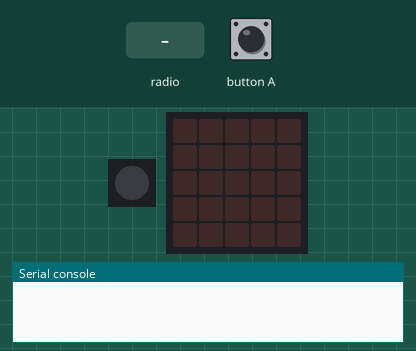
A program run on a simulated BBC micro:bit running MicroPython. On the bench: 1 RGB LEDs in strip order, left to right, the board's 5×5 LED display, the last lines printed to the serial console. The test bench sets the inputs (shaded band). No radio messages arrive unless stated (any console line starting 'radio sent:' is added by the test bench).

Above: at 1.2 s.
1.3 s: button A pressed for 0.15 s
At 2.1 s:
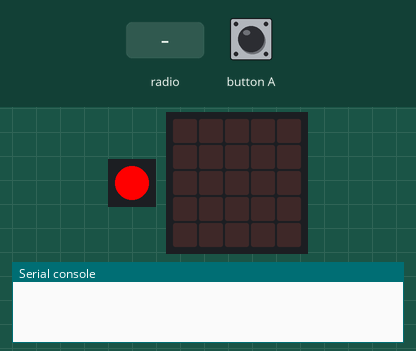
4.4 s: radio message "hello" arrives
At 5.0 s:
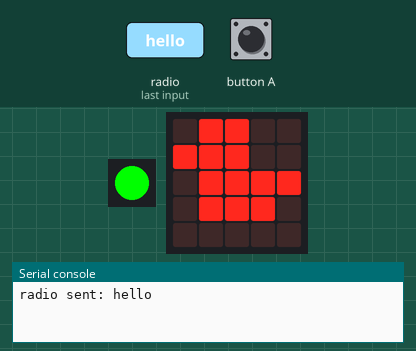
7.4 s: button A pressed for 1 s
At 9.2 s:
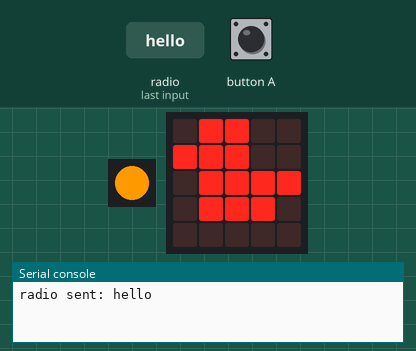
10.9 s: button A pressed for 0.15 s
At 12.7 s:
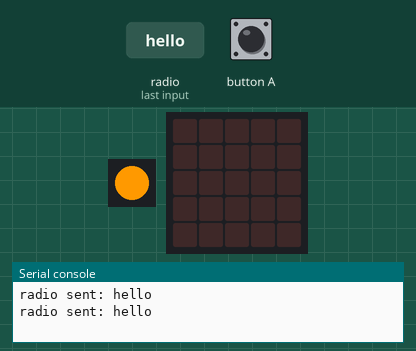
14.0 s: radio message "hello" arrives
At 14.7 s:
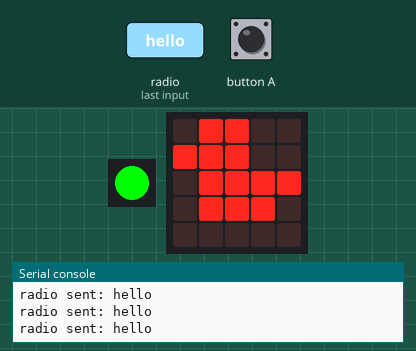
17.0 s: button A pressed for 3.2 s
At 17.8 s:
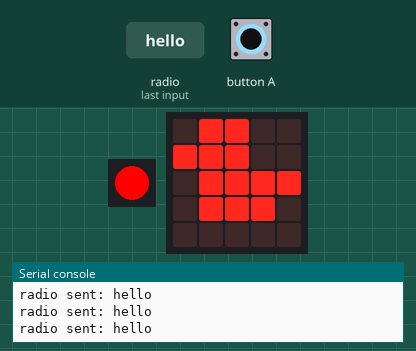
Timing chart, 0 to 20.5 s (numbered marks = the images above; inputs shaded):
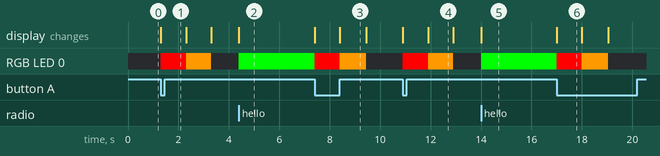

The program:

teleporting_duck_with_neopixels.py
```python
#written by Thomas Stratford inspired by Nicholas Tollervey.
#Basic Radio instructions taken from https://microbit-micropython.readthedocs.io/en/latest/tutorials/radio.html


from microbit import *
import radio
import neopixel
np = neopixel.NeoPixel(pin0, 1)

green = (0, 255, 0)
red = (255, 0, 0)
orange = (255, 153, 0)

radio.on()
while True:
    # Read any incoming messages.
    message = radio.receive()
    if message:
        np[0] = (green)
        np.show()
        display.show(Image.DUCK)
        sleep(3000)
        np.clear()
    # Button A sends a "flash" message.
    if button_a.was_pressed():
        np [0] = (red)
        np.show()
        sleep(1000)
        np [0] = (orange)
        np.show()
        sleep(1000)
        np.clear()
        display.clear()
        radio.send("hello")
        
```

Measured:
- after the input at 1.3 s, RGB LED 0: off → RGB(255, 0, 0) at once, → RGB(255, 153, 0) 1.0 s later, → off 1.0 s later
- after the input at 4.4 s, RGB LED 0: off → RGB(0, 255, 0) at once; the display: changes at once (image 2)
- after the input at 10.9 s, RGB LED 0: off → RGB(255, 0, 0) at once, → RGB(255, 153, 0) 1.0 s later, → off 1.0 s later
- after the input at 14.0 s, RGB LED 0: off → RGB(0, 255, 0) at once; the display: changes at once (image 5)
- what the display in image 3 shows lasts 1.0 s, from 8.4 s to 9.4 s
